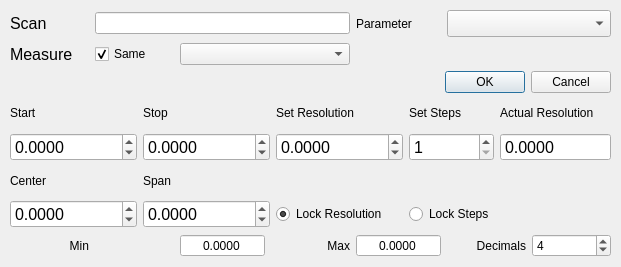
<?xml version="1.0" encoding="UTF-8"?>
<ui version="4.0">
 <class>Form</class>
 <widget class="QWidget" name="Form">
  <property name="geometry">
   <rect>
    <x>0</x>
    <y>0</y>
    <width>600</width>
    <height>267</height>
   </rect>
  </property>
  <property name="sizePolicy">
   <sizepolicy hsizetype="Preferred" vsizetype="Fixed">
    <horstretch>0</horstretch>
    <verstretch>0</verstretch>
   </sizepolicy>
  </property>
  <property name="windowTitle">
   <string>Form</string>
  </property>
  <layout class="QGridLayout" name="gridLayout">
   <property name="margin">
    <number>10</number>
   </property>
   <item row="4" column="4">
    <widget class="QDoubleSpinBox" name="uiMax">
     <property name="alignment">
      <set>Qt::AlignCenter</set>
     </property>
     <property name="readOnly">
      <bool>true</bool>
     </property>
     <property name="buttonSymbols">
      <enum>QAbstractSpinBox::NoButtons</enum>
     </property>
     <property name="keyboardTracking">
      <bool>false</bool>
     </property>
     <property name="decimals">
      <number>4</number>
     </property>
     <property name="minimum">
      <double>-999999999.000000000000000</double>
     </property>
     <property name="maximum">
      <double>999999999.000000000000000</double>
     </property>
     <property name="singleStep">
      <double>0.000100000000000</double>
     </property>
    </widget>
   </item>
   <item row="1" column="0">
    <widget class="QLabel" name="label_14">
     <property name="font">
      <font>
       <pointsize>12</pointsize>
      </font>
     </property>
     <property name="text">
      <string>Measure</string>
     </property>
    </widget>
   </item>
   <item row="4" column="6">
    <widget class="QSpinBox" name="uiDecimals">
     <property name="keyboardTracking">
      <bool>false</bool>
     </property>
     <property name="minimum">
      <number>0</number>
     </property>
     <property name="maximum">
      <number>10</number>
     </property>
     <property name="value">
      <number>4</number>
     </property>
    </widget>
   </item>
   <item row="4" column="0">
    <widget class="QLabel" name="label_2">
     <property name="sizePolicy">
      <sizepolicy hsizetype="Preferred" vsizetype="Preferred">
       <horstretch>0</horstretch>
       <verstretch>0</verstretch>
      </sizepolicy>
     </property>
     <property name="text">
      <string>Min</string>
     </property>
     <property name="alignment">
      <set>Qt::AlignRight|Qt::AlignTrailing|Qt::AlignVCenter</set>
     </property>
    </widget>
   </item>
   <item row="4" column="2">
    <widget class="QDoubleSpinBox" name="uiMin">
     <property name="alignment">
      <set>Qt::AlignCenter</set>
     </property>
     <property name="readOnly">
      <bool>true</bool>
     </property>
     <property name="buttonSymbols">
      <enum>QAbstractSpinBox::NoButtons</enum>
     </property>
     <property name="keyboardTracking">
      <bool>false</bool>
     </property>
     <property name="decimals">
      <number>4</number>
     </property>
     <property name="minimum">
      <double>-999999999.000000000000000</double>
     </property>
     <property name="maximum">
      <double>999999999.000000000000000</double>
     </property>
     <property name="singleStep">
      <double>0.000100000000000</double>
     </property>
    </widget>
   </item>
   <item row="4" column="3">
    <widget class="QLabel" name="label_3">
     <property name="text">
      <string>Max</string>
     </property>
     <property name="alignment">
      <set>Qt::AlignRight|Qt::AlignTrailing|Qt::AlignVCenter</set>
     </property>
    </widget>
   </item>
   <item row="0" column="0">
    <widget class="QLabel" name="label_11">
     <property name="font">
      <font>
       <pointsize>12</pointsize>
      </font>
     </property>
     <property name="text">
      <string>Scan</string>
     </property>
    </widget>
   </item>
   <item row="4" column="5">
    <widget class="QLabel" name="label_4">
     <property name="text">
      <string>Decimals</string>
     </property>
     <property name="alignment">
      <set>Qt::AlignRight|Qt::AlignTrailing|Qt::AlignVCenter</set>
     </property>
    </widget>
   </item>
   <item row="3" column="0" colspan="7">
    <layout class="QGridLayout" name="gridLayout_2">
     <item row="2" column="0">
      <widget class="QDoubleSpinBox" name="uiStart">
       <property name="font">
        <font>
         <pointsize>12</pointsize>
        </font>
       </property>
       <property name="keyboardTracking">
        <bool>false</bool>
       </property>
       <property name="decimals">
        <number>4</number>
       </property>
       <property name="minimum">
        <double>-999999999.000000000000000</double>
       </property>
       <property name="maximum">
        <double>999999999.000000000000000</double>
       </property>
       <property name="singleStep">
        <double>0.000100000000000</double>
       </property>
      </widget>
     </item>
     <item row="4" column="0">
      <widget class="QDoubleSpinBox" name="uiCenter">
       <property name="font">
        <font>
         <pointsize>12</pointsize>
        </font>
       </property>
       <property name="keyboardTracking">
        <bool>false</bool>
       </property>
       <property name="decimals">
        <number>4</number>
       </property>
       <property name="minimum">
        <double>-999999999.000000000000000</double>
       </property>
       <property name="maximum">
        <double>999999999.000000000000000</double>
       </property>
       <property name="singleStep">
        <double>0.000100000000000</double>
       </property>
      </widget>
     </item>
     <item row="3" column="1">
      <widget class="QLabel" name="label_10">
       <property name="text">
        <string>Span</string>
       </property>
      </widget>
     </item>
     <item row="3" column="0">
      <widget class="QLabel" name="label_9">
       <property name="text">
        <string>Center</string>
       </property>
      </widget>
     </item>
     <item row="2" column="4">
      <widget class="QDoubleSpinBox" name="uiActualResolution">
       <property name="font">
        <font>
         <pointsize>12</pointsize>
        </font>
       </property>
       <property name="readOnly">
        <bool>true</bool>
       </property>
       <property name="buttonSymbols">
        <enum>QAbstractSpinBox::NoButtons</enum>
       </property>
       <property name="keyboardTracking">
        <bool>false</bool>
       </property>
       <property name="decimals">
        <number>4</number>
       </property>
       <property name="minimum">
        <double>-999999999.000000000000000</double>
       </property>
       <property name="maximum">
        <double>999999999.000000000000000</double>
       </property>
       <property name="singleStep">
        <double>0.000100000000000</double>
       </property>
      </widget>
     </item>
     <item row="2" column="2">
      <widget class="QDoubleSpinBox" name="uiSetResolution">
       <property name="font">
        <font>
         <pointsize>12</pointsize>
        </font>
       </property>
       <property name="keyboardTracking">
        <bool>false</bool>
       </property>
       <property name="decimals">
        <number>4</number>
       </property>
       <property name="minimum">
        <double>-999999999.000000000000000</double>
       </property>
       <property name="maximum">
        <double>999999999.000000000000000</double>
       </property>
       <property name="singleStep">
        <double>0.000100000000000</double>
       </property>
      </widget>
     </item>
     <item row="4" column="1">
      <widget class="QDoubleSpinBox" name="uiSpan">
       <property name="font">
        <font>
         <pointsize>12</pointsize>
        </font>
       </property>
       <property name="keyboardTracking">
        <bool>false</bool>
       </property>
       <property name="decimals">
        <number>4</number>
       </property>
       <property name="minimum">
        <double>-999999999.000000000000000</double>
       </property>
       <property name="maximum">
        <double>999999999.000000000000000</double>
       </property>
       <property name="singleStep">
        <double>0.000100000000000</double>
       </property>
      </widget>
     </item>
     <item row="1" column="1">
      <widget class="QLabel" name="label_5">
       <property name="text">
        <string>Stop</string>
       </property>
      </widget>
     </item>
     <item row="1" column="3">
      <widget class="QLabel" name="label_7">
       <property name="text">
        <string>Set Steps</string>
       </property>
      </widget>
     </item>
     <item row="4" column="3">
      <widget class="QRadioButton" name="uiLockSteps">
       <property name="text">
        <string>Lock Steps</string>
       </property>
       <attribute name="buttonGroup">
        <string notr="true">buttonGroup</string>
       </attribute>
      </widget>
     </item>
     <item row="2" column="3">
      <widget class="QSpinBox" name="uiSteps">
       <property name="font">
        <font>
         <pointsize>12</pointsize>
        </font>
       </property>
       <property name="keyboardTracking">
        <bool>false</bool>
       </property>
       <property name="minimum">
        <number>1</number>
       </property>
       <property name="maximum">
        <number>999999999</number>
       </property>
      </widget>
     </item>
     <item row="4" column="2">
      <widget class="QRadioButton" name="uiLockResolution">
       <property name="text">
        <string>Lock Resolution</string>
       </property>
       <property name="checked">
        <bool>true</bool>
       </property>
       <attribute name="buttonGroup">
        <string notr="true">buttonGroup</string>
       </attribute>
      </widget>
     </item>
     <item row="2" column="1">
      <widget class="QDoubleSpinBox" name="uiStop">
       <property name="font">
        <font>
         <pointsize>12</pointsize>
        </font>
       </property>
       <property name="keyboardTracking">
        <bool>false</bool>
       </property>
       <property name="decimals">
        <number>4</number>
       </property>
       <property name="minimum">
        <double>-999999999.000000000000000</double>
       </property>
       <property name="maximum">
        <double>999999999.000000000000000</double>
       </property>
       <property name="singleStep">
        <double>0.000100000000000</double>
       </property>
      </widget>
     </item>
     <item row="1" column="4">
      <widget class="QLabel" name="label_8">
       <property name="text">
        <string>Actual Resolution</string>
       </property>
      </widget>
     </item>
     <item row="1" column="2">
      <widget class="QLabel" name="label_6">
       <property name="text">
        <string>Set Resolution</string>
       </property>
      </widget>
     </item>
     <item row="1" column="0">
      <widget class="QLabel" name="label">
       <property name="text">
        <string>Start</string>
       </property>
      </widget>
     </item>
    </layout>
   </item>
   <item row="0" column="4">
    <widget class="QLabel" name="label_13">
     <property name="text">
      <string>Parameter</string>
     </property>
    </widget>
   </item>
   <item row="0" column="5" colspan="2">
    <widget class="QComboBox" name="parameter">
     <property name="font">
      <font>
       <pointsize>12</pointsize>
      </font>
     </property>
    </widget>
   </item>
   <item row="1" column="2" colspan="2">
    <widget class="QComboBox" name="measure"/>
   </item>
   <item row="1" column="1">
    <widget class="QCheckBox" name="same">
     <property name="text">
      <string>Same</string>
     </property>
     <property name="checked">
      <bool>true</bool>
     </property>
    </widget>
   </item>
   <item row="2" column="2" colspan="5">
    <widget class="QDialogButtonBox" name="buttons">
     <property name="standardButtons">
      <set>QDialogButtonBox::Cancel|QDialogButtonBox::Ok</set>
     </property>
     <property name="centerButtons">
      <bool>false</bool>
     </property>
    </widget>
   </item>
   <item row="0" column="1" colspan="3">
    <widget class="QLineEdit" name="scan">
     <property name="readOnly">
      <bool>true</bool>
     </property>
    </widget>
   </item>
  </layout>
 </widget>
 <resources/>
 <connections/>
 <buttongroups>
  <buttongroup name="buttonGroup"/>
 </buttongroups>
</ui>
